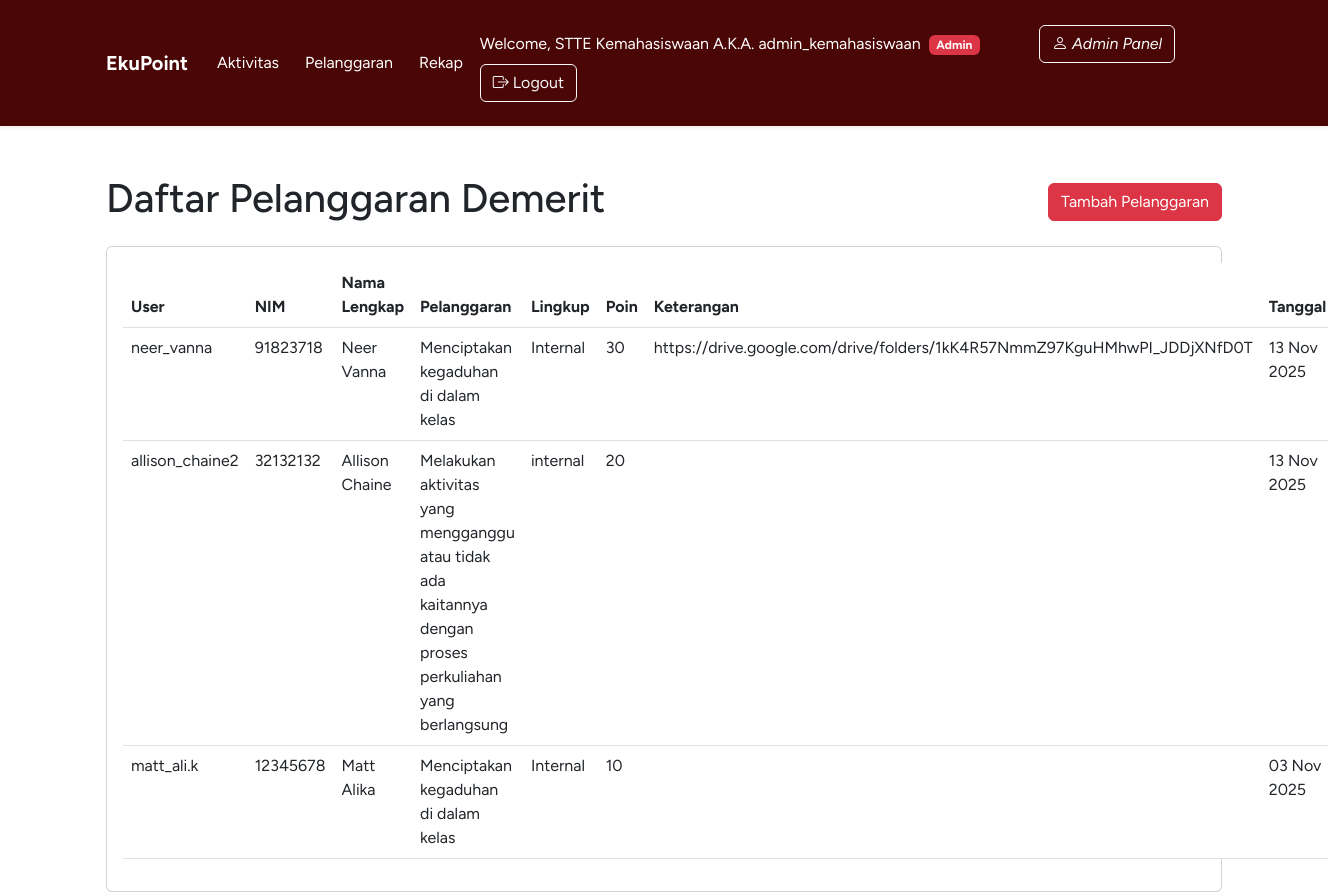
/pelanggaran/ (signed in), run on the app's committed database.
### contacts/models.py (models this page shows, shortened)
class User(AbstractUser):
    nim = models.CharField(max_length=10, blank=True, null=True)
    prodi = models.ForeignKey(Prodi, on_delete=models.SET_NULL, blank=True, null=True, related_name='users_prodi')
    angkatan = models.ForeignKey(Angkatan, on_delete=models.SET_NULL, blank=True, null=True, related_name='users')

class Pelanggaran(models.Model):
    user = models.ForeignKey(User, on_delete=models.CASCADE, related_name='pelanggaran_records', blank=True, null=True)
    aturan_demerit = models.ForeignKey(Demerit, on_delete=models.CASCADE, related_name='instances', blank=True, null=True)
    pelanggaran = models.ForeignKey(Demerit, on_delete=models.CASCADE, related_name='pelanggaran_detail', blank=True, null=True)
    lingkup = models.ForeignKey(Demerit, on_delete=models.CASCADE, related_name='lingkup_detail', blank=True, null=True)
    poin = models.ForeignKey(Demerit, on_delete=models.CASCADE, related_name='poin_detail', blank=True, null=True)
    kuantitas = models.IntegerField(default=1)
    keterangan = models.TextField(blank=True, null=True)
    created_at = models.DateTimeField(auto_now_add=True, blank=True, null=True)
    @property
    def poin(self):
        if self.aturan_demerit:
            return self.aturan_demerit.poin * self.kuantitas
        return 0

class Demerit(models.Model):
    AKT_LINGKUP_CHOICES = (
        ('internal', 'Internal'),
        ('eksternal', 'Eksternal'),
    )
    pelanggaran = models.TextField()
    lingkup = models.TextField(max_length=25, choices=AKT_LINGKUP_CHOICES, default='internal')
    poin = models.IntegerField()

### contacts/views.py (the view)
# urls.py: path('pelanggaran/', views.pelanggaran_list, name='pelanggaran_list'),
@login_required
def pelanggaran_list(request):
    user = request.user
    if user.is_superuser or user.is_staff:
        pelanggaran_records = Pelanggaran.objects.all()
    else:
        pelanggaran_records = Pelanggaran.objects.filter(
            Q(user=user)
        ).distinct() # Use .distinct() to avoid duplicates
    pelanggaran_records = pelanggaran_records.order_by('-created_at')
    context = {
        'pelanggaran_records': pelanggaran_records,
        'form': PelanggaranForm(),
    }
    return render(request, 'pelanggaran_list.html', context)

### contacts/context_processors.py (called while the page is built)
def user_groups(request):
    if request.user.is_authenticated:
        return {
            'is_student': request.user.groups.filter(name='Student').exists(),
            'is_admin': request.user.is_superuser,
            'is_staff': request.user.is_staff,
            'user_groups': list(request.user.groups.values_list('name', flat=True))
        }
    return {}

### contacts/templates/pelanggaran_list.html (shortened to what this page needs)
{% extends "header.html" %}
{% block content %}
<div class="d-flex justify-content-between align-items-center mb-3">
    <h1>Daftar Pelanggaran Demerit</h1>
    {% if is_admin or is_staff %}
    <a href="{% url 'pelanggaran_add' %}" class="btn btn-danger">Tambah Pelanggaran</a>
    {% else %}
    <p></p>
    {% endif %}
</div>
<div class="card">
    <div class="card-body">
        <table class="table table-hover">
            <thead>
                <tr>
                {% if is_admin or is_staff %}
                    <th>User</th>
                    <th>NIM</th>
                    <th>Nama Lengkap</th>
                {% endif %}
                    <th>Pelanggaran</th>
                    <th>Lingkup</th>
                    <th>Poin</th>
                    <th>Keterangan</th>
                    <th>Tanggal</th>
                </tr>
            </thead>
            <tbody>
                {% for p in pelanggaran_records %}
                {% if is_admin or is_staff %}
                <tr onclick="window.location.href='{% url 'pelanggaran_edit' p.id %}'" style="cursor: pointer;">
                    <td>{{ p.user.username }}</td>
                    <td>{{ p.user.nim }}</td>
                    <td>{{ p.user.get_full_name }}</td>
                {% else %}
                <tr>
                {% endif %}
                    <td>{{ p.aturan_demerit.pelanggaran }}</td>
                    <td>{{ p.aturan_demerit.lingkup }}</td>
                    <td>{{ p.poin }}</td>
                    <td>{{ p.keterangan }}</td>
                    <td>{{ p.created_at|date:"d M Y" }}</td>
                </tr>
                {% empty %}
                <tr><td colspan="5" class="text-center">Belum ada data.</td></tr>
                {% endfor %}
            </tbody>
        </table>
    </div>
</div>
{% endblock %}

### contacts/templates/header.html (shortened to what this page needs)
{% load static %}
<!DOCTYPE html>
<html lang="en">
<head>
    <link href="https://cdn.jsdelivr.net/npm/bootstrap@5.3.0/dist/css/bootstrap.min.css" rel="stylesheet">
    <link rel="stylesheet" href="https://cdn.jsdelivr.net/npm/bootstrap-icons@1.10.0/font/bootstrap-icons.css">
</head>
<body style="font-family: Figtree, sans-serif;">
    <nav class="navbar navbar-expand-lg navbar-dark custom-color sticky-header shadow-sm p-3 mb-5">
        <div class="container">
        <div class="navbar-center">
            <a class="navbar-brand" href="{% url 'dashboard' %}"><strong>EkuPoint</strong></a>
        </div>
        <div class="navbar navbar-expand-lg">
            <a class="btn btn-ghost" style="color: #FFFFFF" href="{% url 'aktivitas_list' %}">Aktivitas</a>
            <a class="btn btn-ghost" style="color: #FFFFFF" href="{% url 'pelanggaran_list' %}">Pelanggaran</a>
            {% if is_admin or is_staff %}
            <a class="btn btn-ghost" style="color: #FFFFFF" href="{% url 'rekap' %}">Rekap</a>
            {% else %}
            <p></p>
            {% endif %}
                <p>&nbsp</p>
            </div>
            <div class="navbar bg-base-100">
                    <span class="navbar-text me-3" style="color: #FFFFFF">Welcome, {{ user.get_full_name }} A.K.A. {{ user.username }}
                {% if is_admin or is_staff %}
                    <span class="badge bg-danger ms-1">Admin</span>
                {% else %}
                    <span class="badge bg-info ms-1">Student</span>
                {% endif %}
                </span>
            {% if is_admin or is_staff %}
                    <a class="btn btn-outline-light btn-xs" href="{% url 'admin:index' %}"><i class="bi bi-person"> Admin Panel</i></a>
            {% else %}
                    <p></p>
            {% endif %}
            <p>&nbsp</p>
            <a class="btn btn-outline-light btn-xs" href="{% url 'logout' %}"><i class="bi bi-box-arrow-right"></i> Logout</a>
            </div>
            </div>
    </nav>
    <main class="container mt-4">
        {% block content %}{% endblock %}
    </main>
</body>
</html>

### contacts/templates/header.html (style rules this page uses)
.custom-color { background-color: #4a0505ff; }
.sticky-header { position: sticky; top: 0; }

### data on the page
User: get_full_name "STTE Kemahasiswaan", username "admin_kemahasiswaan"
Pelanggaran: user.username "neer_vanna", user.nim "91823718", user.get_full_name "Neer Vanna", aturan_demerit.pelanggaran "Menciptakan kegaduhan di dalam kelas", aturan_demerit.lingkup "Internal", poin "30", keterangan "https://drive.google.com/drive/folders/1kK4R57NmmZ97KguHMhwPI_JDDjXNfD0T", created_at "13 Nov 2025"
Pelanggaran: user.username "allison_chaine2", user.nim "32132132", user.get_full_name "Allison Chaine", aturan_demerit.pelanggaran "Melakukan aktivitas yang mengganggu atau tidak ada kaitannya dengan proses perkuliahan yang berlangsung", aturan_demerit.lingkup "internal", poin "20", created_at "13 Nov 2025"
Pelanggaran: user.username "matt_ali.k", user.nim "12345678", user.get_full_name "Matt Alika", aturan_demerit.pelanggaran "Menciptakan kegaduhan di dalam kelas", aturan_demerit.lingkup "Internal", poin "10", created_at "03 Nov 2025"
